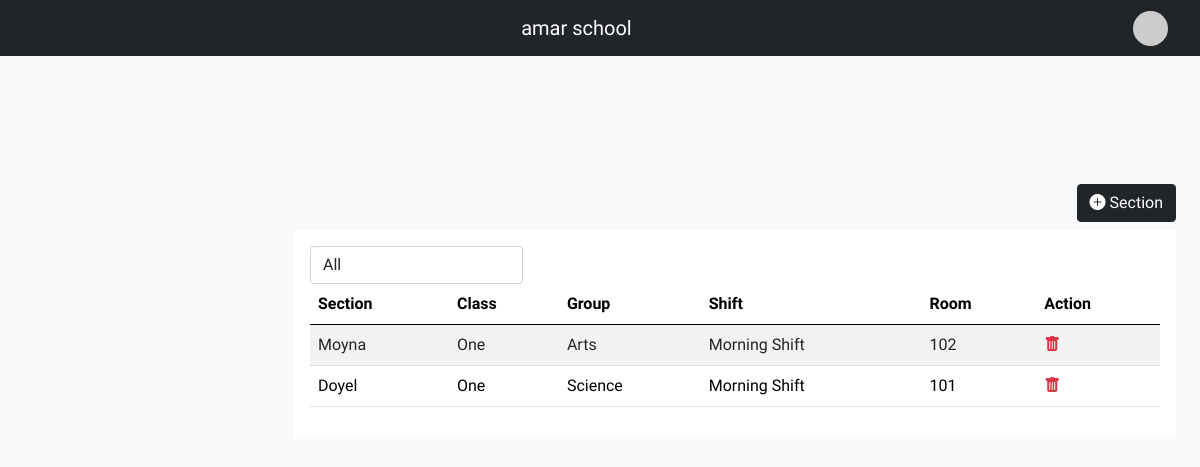
The app's page /dashboard/section (signed in) with its own data.
### base/models.py (models this page shows)
class User(AbstractUser):
  name = models.CharField(max_length=500)
  due_date = models.DateField(null=True, blank=True)
  number = models.CharField(max_length=100)
  logo = models.FileField(upload_to='logo')
  def __str__(self):
    return self.name

class Section(models.Model):
  school = models.ForeignKey(User, on_delete=models.CASCADE, null=True, blank=True)
  name = models.CharField(max_length=200)
  clas_name = models.ForeignKey(Class, on_delete=models.CASCADE,null=True,blank=True)
  shift = models.CharField(max_length=100)
  year = models.CharField(max_length=100)
  group = models.CharField(max_length=100)
  room = models.CharField(max_length=100)

class Class(models.Model):
  school = models.ForeignKey(User, on_delete=models.CASCADE, null=True, blank=True)
  name = models.CharField(max_length=50)
  type = models.CharField(max_length=100)
  subjects = models.ManyToManyField(Subject)
  start_time = models.TimeField(null=True, blank=True)
  end_time = models.TimeField(null=True, blank=True)

### base/views.py (the view)
# urls.py: path('dashboard/section', section, name='sec'),
def section(request):
  data = request.POST
  if request.method == "POST":
    cls = data.get('cls')
    s = Section.objects.create(clas_name=Class.objects.get(id=cls),school=User.objects.get(username=data.get('clg')),name = data.get('name'),group = data.get('group'),shift = data.get('shift'),year = data.get('year'),room=data.get('room'))
    s.save()
  sec = Section.objects.filter(school=request.user).order_by('-id')
  yr = request.GET.get('year')
  dl = request.GET.get('delete')
  if dl:
    dsc = Section.objects.get(school=request.user,id=dl).delete()
  if yr:
    sec = sec.filter(year=yr)
  context = {'sec':sec, 'yr':yr}
  return render(request, 'dashboard/section.html', context)

### base/context_processors.py (called while the page is built)
def get_subjects(r):
  context = {'subjects': Subject.objects.all()}
  return context

def get_classes(r):
  context = {'classes': Class.objects.filter(school__id=r.user.id)}
  return context

def get_years(r):
  context = {'years':Year.objects.all()}
  return context

def get_sec(r):
  context = {'sections':Section.objects.all()}
  return context

def get_day(r):
  context = {'days':Day.objects.all()}
  return context

### templates/dashboard/section.html (shortened to what this page needs)
{% extends 'dashboard/dashboard.html' %}
{% block body %}
<div class="col-md-12">
<section class="vh-100">
 <div class="mt-5 d-lex h-75 justify-content-center align-items-center">
<div class="text-end">
<button type="button" class="btn btn-dark my-2" data-bs-toggle="modal" data-bs-target="#exampleModal">
  <i class="bi bi-plus-circle-fill"></i> Section
</button>
</div>
   <div class="card-body card-table bg-white">
<select onchange="x()" class="w-25 form-control" id="yearshow">
<option disabled selected >All</option>
</select>
<table class="table table-striped">
  <thead>
    <tr>
      <th scope="col">Section</th>
      <th scope="col">Class</th>
     <th scope="col">Group</th>
      <th scope="col">Shift</th>
      <th scope="col">Room</th>
      <th scope="col">Action</th>
    </tr>
  </thead>
  <tbody>
    {% for s in sec %}
    <tr>
      <td>{{s.name}}</td>
      <td>{{s.clas_name.name}}</td>
      <td>{{s.group}}</td>
      <td>{{s.shift}}</td>
      <td>{{s.room}}</td>
      <td>
        <a href="/dashboard/section?delete={{s.id}}"><i class="text-danger bi bi-trash-fill"></i></a>
      </td>
    </tr>
    {% endfor %}
  </table>
        </div>
    </div>
  </section>
</div>
{% endblock %}

### templates/dashboard/dashboard.html (shortened to what this page needs)
{% load static %}
<!DOCTYPE html>
<html lang="en">
  <head>
    <link rel="stylesheet" href="css/bootstrap.min.css" />
    <link
      rel="stylesheet"
      href="https://cdn.jsdelivr.net/npm/bootstrap-icons@1.4.1/font/bootstrap-icons.css"
    />
    <link href="https://cdn.jsdelivr.net/npm/bootstrap@5.0.2/dist/css/bootstrap.min.css" rel="stylesheet">
  </head>
  <body class="bg-light">
    <nav class="p-2 navbar navbar-expand-lg navbar-dark bg-dark sticky-top">
      <div class="container-fluid">
        <a class="mx-auto navbar-brand" href="/dashboard">{{request.user.name}}</a>
        <div class="dropdown dropstart">
          <div class="dropdown-toggle" type="button" id="dropdownMenuButton1" data-bs-toggle="dropdown" aria-expanded="false">
            <img class="avatar img-fluid" src="https://api.dicebear.com/6.x/initials/svg?seed={{request.user}}">
          </div>
        </div>
      </div>
    </nav>
    <main class="mt-5 pt-3">
      <div class="container-fluid">
        <div class="row">
          <div class="col-md-12">
          </div>
        </div>
        <div class="row">
            {% block body %}
            {% endblock %}
        </div>
      </div>
    </main>
  </body>
</html>

### templates/dashboard/dashboard.html (style rules this page uses)
body, button { font-family: 'Source Sans Pro', sans-serif; }
.card-table { width : 100%; overflow-x : scroll; }
:root { --offcanvas-width: 270px; --topNavbarHeight: 56px; }
@media (min-width: 992px) { body { overflow: auto !important; } }
@media (min-width: 992px) { main { margin-left: var(--offcanvas-width); } }
.avatar { height : 35px; width :35px; border-radius : 100px; }

### records on screen
User: user.name "amar school"
Section: name "Moyna", clas_name.name "One", group "Arts", shift "Morning Shift", room "102"
Section: name "Doyel", clas_name.name "One", group "Science", shift "Morning Shift", room "101"
